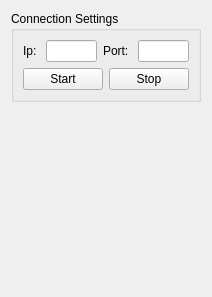
<?xml version="1.0" encoding="UTF-8"?>
<ui version="4.0">
 <class>SocketStreamExtensionForm</class>
 <widget class="QWidget" name="SocketStreamExtensionForm">
  <property name="geometry">
   <rect>
    <x>0</x>
    <y>0</y>
    <width>186</width>
    <height>297</height>
   </rect>
  </property>
  <property name="sizePolicy">
   <sizepolicy hsizetype="Preferred" vsizetype="Preferred">
    <horstretch>0</horstretch>
    <verstretch>0</verstretch>
   </sizepolicy>
  </property>
  <property name="windowTitle">
   <string>Form</string>
  </property>
  <layout class="QVBoxLayout" name="verticalLayout_2">
   <item>
    <widget class="QGroupBox" name="groupBox">
     <property name="title">
      <string>Connection Settings</string>
     </property>
     <layout class="QVBoxLayout" name="verticalLayout">
      <item>
       <layout class="QHBoxLayout" name="horizontalLayout_4">
        <item>
         <layout class="QHBoxLayout" name="horizontalLayout_2">
          <item>
           <widget class="QLabel" name="label">
            <property name="text">
             <string>Ip: </string>
            </property>
           </widget>
          </item>
          <item>
           <widget class="QLineEdit" name="lineEdit_ip"/>
          </item>
         </layout>
        </item>
        <item>
         <spacer name="horizontalSpacer">
          <property name="orientation">
           <enum>Qt::Horizontal</enum>
          </property>
          <property name="sizeHint" stdset="0">
           <size>
            <width>40</width>
            <height>20</height>
           </size>
          </property>
         </spacer>
        </item>
        <item>
         <layout class="QHBoxLayout" name="horizontalLayout_3">
          <item>
           <widget class="QLabel" name="label_2">
            <property name="text">
             <string>Port: </string>
            </property>
           </widget>
          </item>
          <item>
           <widget class="QLineEdit" name="lineEdit_port"/>
          </item>
         </layout>
        </item>
       </layout>
      </item>
      <item>
       <layout class="QHBoxLayout" name="horizontalLayout_5">
        <item>
         <spacer name="horizontalSpacer_2">
          <property name="orientation">
           <enum>Qt::Horizontal</enum>
          </property>
          <property name="sizeHint" stdset="0">
           <size>
            <width>40</width>
            <height>20</height>
           </size>
          </property>
         </spacer>
        </item>
        <item>
         <widget class="QPushButton" name="pushButton_start">
          <property name="text">
           <string>Start</string>
          </property>
         </widget>
        </item>
        <item>
         <widget class="QPushButton" name="pushButton_stop">
          <property name="text">
           <string>Stop</string>
          </property>
         </widget>
        </item>
       </layout>
      </item>
     </layout>
    </widget>
   </item>
   <item>
    <spacer name="verticalSpacer">
     <property name="orientation">
      <enum>Qt::Vertical</enum>
     </property>
     <property name="sizeHint" stdset="0">
      <size>
       <width>20</width>
       <height>119</height>
      </size>
     </property>
    </spacer>
   </item>
  </layout>
 </widget>
 <resources/>
 <connections/>
</ui>
